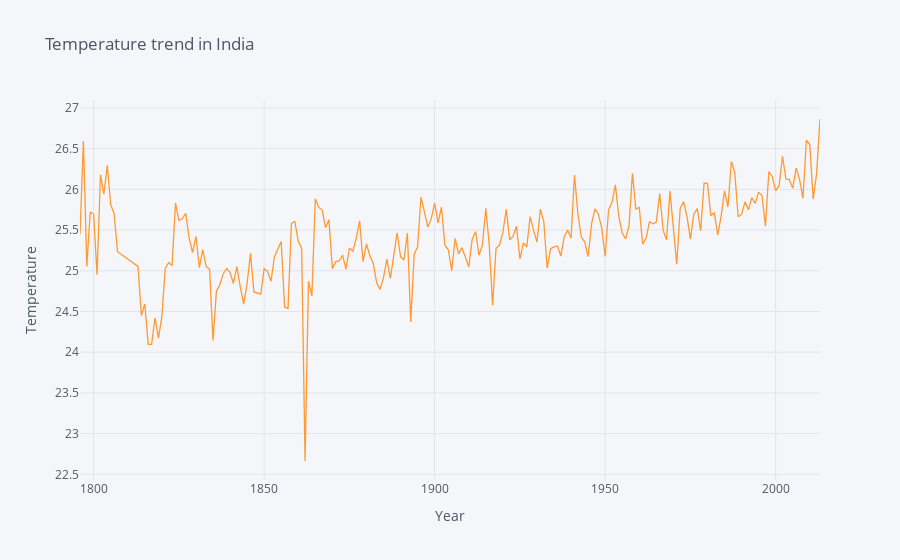

Write notebook code for a chart like this one.
### Markdown cell above
#### A Plot to show the temperature trends from 1750-2013 in India

### Code cell
#Temperature Trend in India
india = df[df['Country']=='India']
india['Year'] = pd.to_datetime(india['dt']).dt.year

new_india = india.groupby('Year')['AverageTemperature'].mean().reset_index()
new_india.iplot(kind='scatter', x='Year', y='AverageTemperature', title='Temperature trend in India',
               xTitle='Year', yTitle='Temperature')

### Figure 1 — Plotly figure (JSON) as saved in the notebook; plotly's stock layout.template omitted (floating-point values rounded to 4 significant figures; data arrays with more than 128 entries replaced by an {"elided": "..."} marker saying what was removed)
{"data": [{"line": {"color": "rgba(255, 153, 51, 1.0)", "dash": "solid", "shape": "linear", "width": 1.3}, "mode": "lines", "name": "AverageTemperature", "text": "", "type": "scatter", "x": {"elided": "213 int values"}, "y": {"elided": "213 float values"}}], "layout": {"legend": {"bgcolor": "#F5F6F9", "font": {"color": "#4D5663"}}, "paper_bgcolor": "#F5F6F9", "plot_bgcolor": "#F5F6F9", "title": {"font": {"color": "#4D5663"}, "text": "Temperature trend in India"}, "xaxis": {"gridcolor": "#E1E5ED", "showgrid": true, "tickfont": {"color": "#4D5663"}, "title": {"font": {"color": "#4D5663"}, "text": "Year"}, "zerolinecolor": "#E1E5ED"}, "yaxis": {"gridcolor": "#E1E5ED", "showgrid": true, "tickfont": {"color": "#4D5663"}, "title": {"font": {"color": "#4D5663"}, "text": "Temperature"}, "zerolinecolor": "#E1E5ED"}}}
